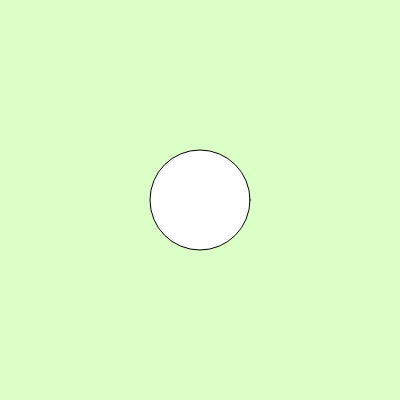
Frame 1 (no input)
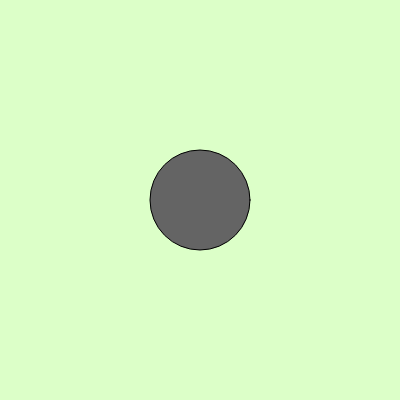
Frame 60 (no input)
Frame 120 (the mouse pressed at the canvas centre since frame 60): identical to frame 60, image omitted

The p5.js sketch that drew these frames (run headless with seeded random() and noise() and a simulated clock; from frame 60 on, the mouse is pressed at the canvas centre):

// p5.js sketch
// ── sketch.js
function setup() {
  createCanvas(400, 400);
}

function draw() {
  // when changing the numbers on background outomatically colors will change.
  background(220,400,200,400);
  //ellipse stand for the physical shape and those numbers reduced the shape of shape.
  ellipse(200,200,100,100);
  //the fill stand for changing the color inside the shape.
  fill(100)
  
  
  
}
